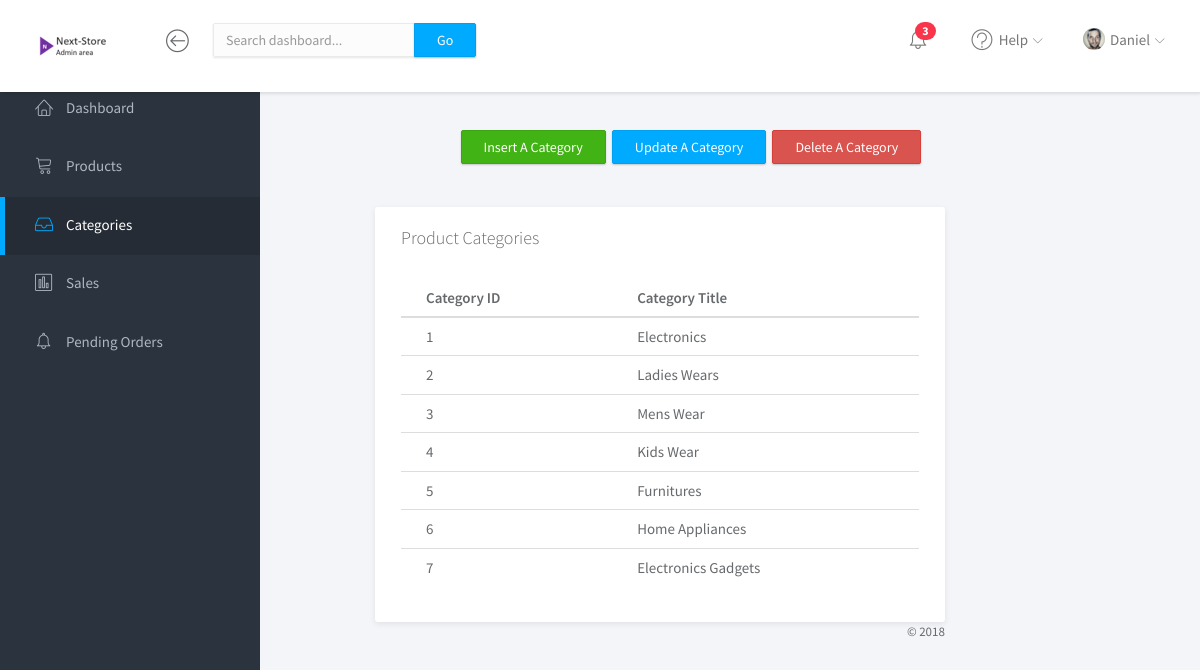
The app's page /Admin_Pannel/categories.php with its own data.
### tables this page shows
CREATE TABLE `categories` (
  `cat_id` int(100) NOT NULL,
  `cat_title` text NOT NULL
);

### Admin_Pannel/headers/categories_header.php (called while the page is built, shortened)
<?php
  $query = mysql_query("SELECT * FROM categories");
?>

### Admin_Pannel/categories.php (the view, shortened to what this page needs)
<!doctype html>
<html lang="en">
<head>
	<link rel="stylesheet" href="assets/vendor/bootstrap/css/bootstrap.min.css">
	<link rel="stylesheet" href="assets/vendor/font-awesome/css/font-awesome.min.css">
	<link rel="stylesheet" href="assets/vendor/linearicons/style.css">
	<link rel="stylesheet" href="assets/vendor/chartist/css/chartist-custom.css">
	<link rel="stylesheet" href="assets/css/main.css">
	<link rel="stylesheet" href="assets/css/demo.css">
    <?php include 'headers/categories_header.php';?>
</head>
<body>
	<div id="wrapper">
		<nav class="navbar navbar-default navbar-fixed-top">
			<div class="brand">
				<a href="index.html"><img src="assets/img/logo-dark.png" alt="Klorofil Logo" class="img-responsive logo"></a>
			</div>
			<div class="container-fluid">
				<div class="navbar-btn">
					<button type="button" class="btn-toggle-fullwidth"><i class="lnr lnr-arrow-left-circle"></i></button>
				</div>
				<form class="navbar-form navbar-left">
					<div class="input-group">
						<input type="text" value="" class="form-control" placeholder="Search dashboard...">
						<span class="input-group-btn"><button type="button" class="btn btn-primary">Go</button></span>
					</div>
				</form>
				<div id="navbar-menu">
					<ul class="nav navbar-nav navbar-right">
						<li class="dropdown">
							<a href="#" class="dropdown-toggle icon-menu" data-toggle="dropdown">
								<i class="lnr lnr-alarm"></i>
								<span class="badge bg-danger">3</span>
							</a>
						</li>
						<li class="dropdown">
							<a href="#" class="dropdown-toggle" data-toggle="dropdown"><i class="lnr lnr-question-circle"></i> <span>Help</span> <i class="icon-submenu lnr lnr-chevron-down"></i></a>
						</li>
						<li class="dropdown">
							<a href="#" class="dropdown-toggle" data-toggle="dropdown"><img src="assets/img/user.png" class="img-circle" alt="Avatar"> <span>Daniel</span> <i class="icon-submenu lnr lnr-chevron-down"></i></a>
						</li>
					</ul>
				</div>
			</div>
		</nav>
		<div id="sidebar-nav" class="sidebar">
			<div class="sidebar-scroll">
				<nav>
					<ul class="nav">
						<li><a href="index.php" class=""><i class="lnr lnr-home"></i> <span>Dashboard</span></a></li>
						<li><a href="products.php" class=""><i class="lnr lnr-cart"></i> <span>Products</span></a></li>
						<li><a href="categories.php" class="active"><i class="lnr lnr-inbox"></i> <span>Categories</span></a></li>
						<li><a href="sales.php" class=""><i class="lnr lnr-chart-bars"></i> <span>Sales</span></a></li>
						<li><a href="orders.php" class=""><i class="lnr lnr-alarm"></i> <span>Pending Orders</span></a></li>
					</ul>
				</nav>
			</div>
		</div>
		<div class="col-md-6" style="left:30%; top:130px;">
        <button type="button" class="btn btn-success" style="margin-left:15%;" onclick="insertCategory();">Insert A Category</button>&nbsp;&nbsp;<button type="button" class="btn btn-primary" onclick="updateCategory();">Update A Category</button>&nbsp;&nbsp;<button type="button" class="btn btn-danger" onclick="deleteCategory();" >Delete A Category</button>
							<br><br>
							<div class="panel">
								<div class="panel-heading">
									<h3 class="panel-title">Product Categories</h3>
								</div>
								<div class="panel-body">
									<table class="table table-hover">
										<thead>
											<tr>
												<th>Category ID</th>
												<th>Category Title</th>
											</tr>
										</thead>
										<tbody>
											<?php
                                               while ($row = mysql_fetch_array($query)) {
                                               echo "<tr>";
                                               echo "<td>".$row['cat_id']."</td>";
                                               echo "<td>".$row['cat_title']."</td>";
                                               echo "</tr>";
                                               }
                                            ?>
										</tbody>
									</table>
								</div>
							</div>
		<footer>
			<div class="container-fluid">
				<p class="copyright">&copy; 2018</p>
			</div>
		</footer>
	</div>
</body>
</html>

### records on screen
categories: cat_id "1", cat_title "Electronics"
categories: cat_id "2", cat_title "Ladies Wears"
categories: cat_id "3", cat_title "Mens Wear"
categories: cat_id "4", cat_title "Kids Wear"
categories: cat_id "5", cat_title "Furnitures"
categories: cat_id "6", cat_title "Home Appliances"
categories: cat_id "7", cat_title "Electronics Gadgets"
